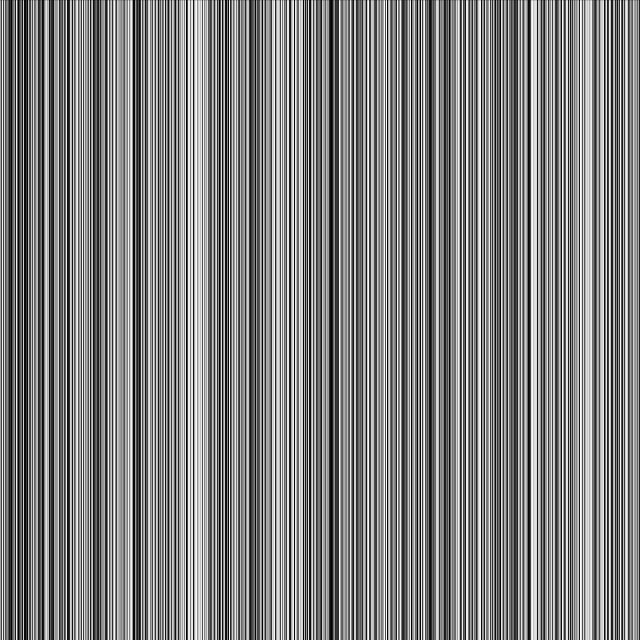
Frame 1 (no input)
Frame 60 (the mouse pressed at the canvas centre just before this capture): identical to frame 1, image omitted
Frame 120 (the mouse held since frame 60 and released just before this capture): identical to frame 1, image omitted

The Processing sketch that drew this single still picture (run headless with seeded random() and noise(); from frame 60 on, the mouse is pressed at the canvas centre):

// Processing sketch: sketch_170329_example1108
// ── sketch_170329_example1108.pde
float[] gray;

/*
* 初期処理
* 初回のみ実行
*/
void setup() {
  size(640, 640);
  gray = new float[width];
  for (int i = 0; i < gray.length; i++) {
    gray[i] = random(0, 255);
  }
}

/*
* 描写処理
* 実行中は繰返し実行
*/
void draw() {
  background(0);
  for (int i = 0; i < gray.length; i++) {
    stroke(gray[i]);
    line(i, 0, i, height);
  }
}
